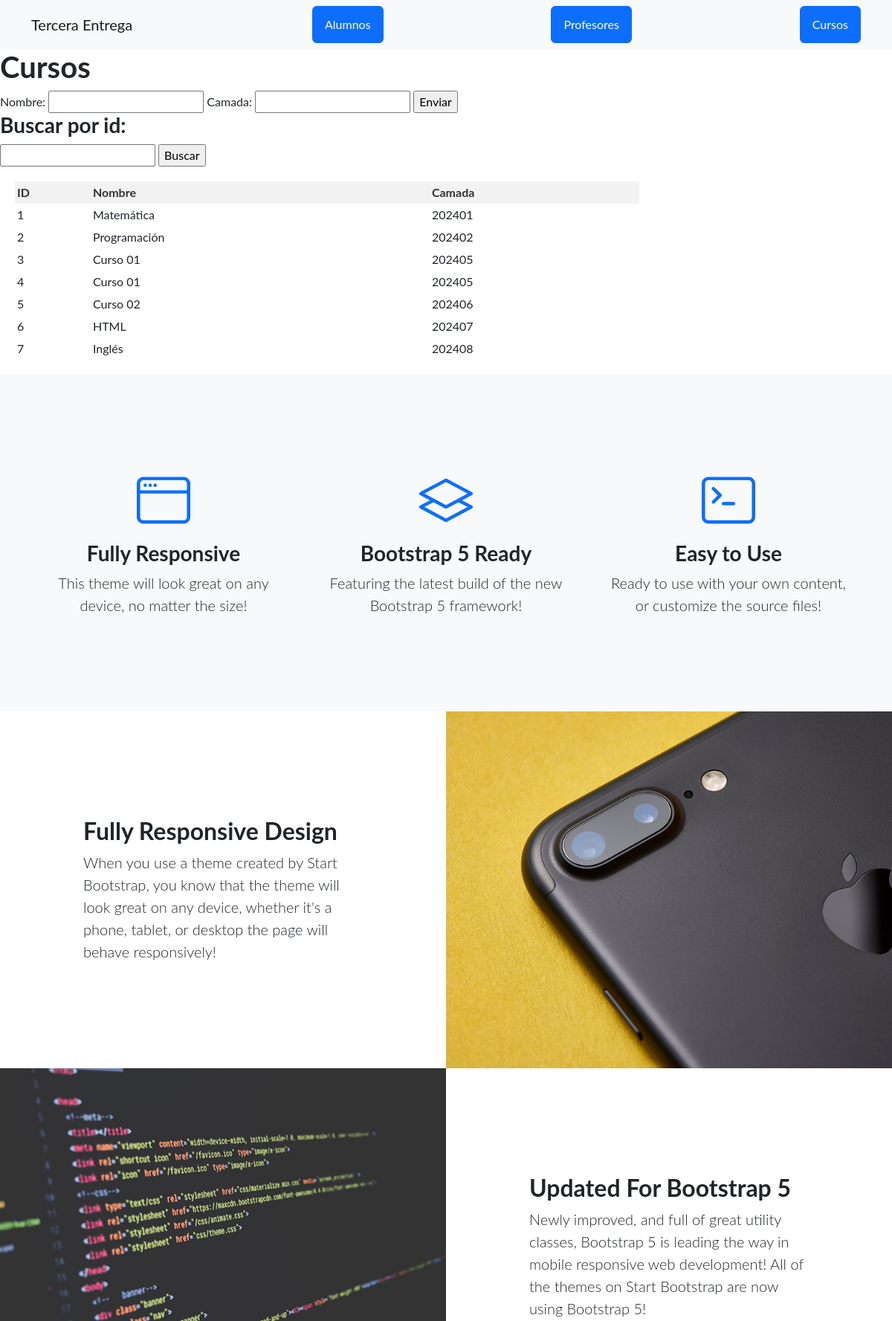
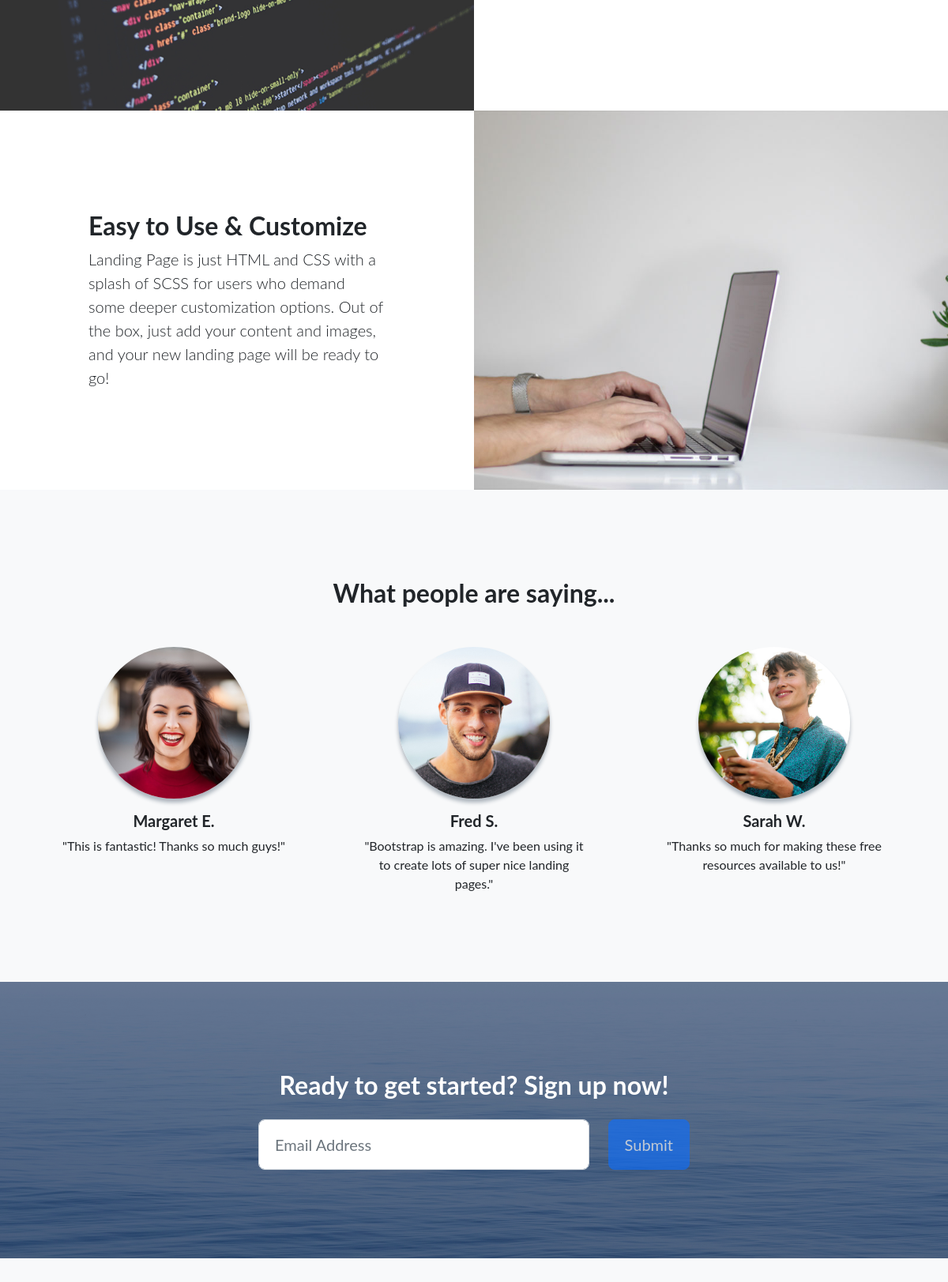
The page /AppTerceraEntrega/cursos/ (upper part) on the database its author committed (2 pictures, top to bottom).
### AppTerceraEntrega/models.py (models this page shows)
class Curso(models.Model):
    nombre = models.CharField(max_length=40)
    camada = models.IntegerField()

### AppTerceraEntrega/views.py (the view)
# urls.py: path('cursos/', views.cursos, name='cursos')
def cursos(req):
    if req.method == 'POST':
        formulaio = CursoFormulario(req.POST)
        if formulaio.is_valid():
            informacion = formulaio.cleaned_data
            curso = Curso(nombre=informacion['nombre'], camada=informacion['camada'])
            curso.save()
            return redirect('cursos')
    else:
        curso_buscado = obtieneObjeto(req,Curso)
        formulaio = CursoFormulario()
    cursos = Curso.objects.all()
    return render(req, "appterceraentrega/cursos.html",{"formulario": formulaio, "cursos": cursos, "curso": curso_buscado})

### AppTerceraEntrega/forms.py
class CursoFormulario(forms.Form):
    nombre= forms.CharField(max_length=40)
    camada= forms.IntegerField()

### AppTerceraEntrega/views.py (called while the page is built)
def obtieneObjeto(req, clase):
    objeto_buscado = ""
    if req.GET.get("id"):
            id_objeto = req.GET["id"]
            objeto_buscado = clase.objects.filter(id=id_objeto).first()
            if not isinstance(objeto_buscado, clase):
                objeto_buscado = ""
    return objeto_buscado

### AppTerceraEntrega/templates/appterceraentrega/cursos.html (shortened to what this page needs)
<!DOCTYPE html>
<html lang="en">
<head>
</head>
<body>
    {% extends "appterceraentrega/padre.html" %}
    {% load static %}
    {% block contenidoQueCambia %}
    <h1>Cursos</h1>
    <form action="" method="POST">
        {{ formulario.as_table }}
        <input type="submit" value="Enviar">
    </form>
    <h3>Buscar por id:</h3>
    <form action="" method="GET">
        <input type="number" name="id">
        <input type="submit" value="Buscar">
    </form>
    <table>
        <thead>
            <tr>
                <th>ID</th>
                <th>Nombre</th>
                <th>Camada</th>
            </tr>
        </thead>
        <tbody>
            {% for curso in cursos %}
            <tr>
                <td>{{ curso.id }}</td>
                <td>{{ curso.nombre }}</td>
                <td>{{ curso.camada }}</td>
            </tr>
            {% endfor %}
        </tbody>
    </table>
    {% endblock %}

### AppTerceraEntrega/templates/appterceraentrega/cursos.html (style rules this page uses)
table { width: 70%; margin: 20px 20px; }
th, td { border: 1px solid #dddddd; text-align: left; padding: 3px; }
th { background-color: #f2f2f2; color: #333; text-align: center; }

### rows shown on the page
Curso: id "1", nombre "Matemática", camada "202401"
Curso: id "2", nombre "Programación", camada "202402"
Curso: id "3", nombre "Curso 01", camada "202405"
Curso: id "4", nombre "Curso 01", camada "202405"
Curso: id "5", nombre "Curso 02", camada "202406"
Curso: id "6", nombre "HTML", camada "202407"
Curso: id "7", nombre "Inglés", camada "202408"
